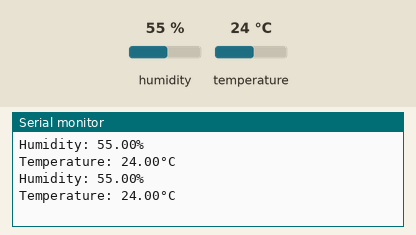
This sketch was run on a simulated Arduino Uno, built with avr-gcc and run on an emulated ATmega328P. On the bench: the last lines printed to the serial monitor. Inputs (shaded band) come from the test bench; at power-on: humidity 55 %, temperature 24 °C.

Above: at 4.8 s.
4.9 s: humidity set to 22 %
At 7.1 s:
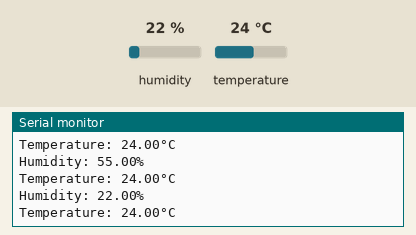
7.9 s: temperature set to 12 °C
At 9.5 s:
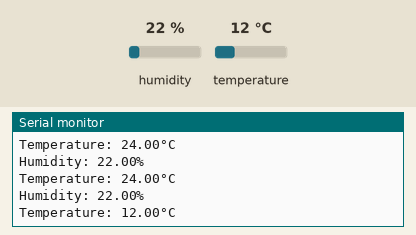
10.9 s: humidity set to 40 %
At 13.2 s:
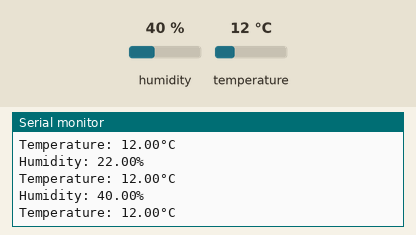
Timing chart, 0 to 14.7 s (numbered marks = the images above; inputs shaded):
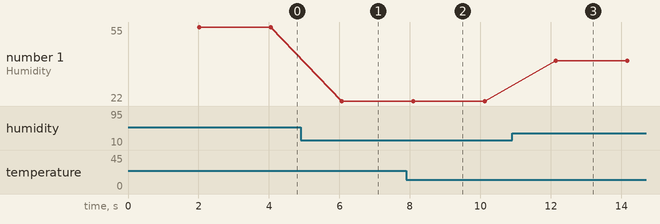

Measured:
- after the input at 4.9 s, the serial monitor: prints a new line after 1.2 s (image 1)
- after the input at 7.9 s, the serial monitor: prints a new line after 0.22 s (image 2)
- after the input at 10.9 s, the serial monitor: prints a new line after 1.2 s (image 3)
- plotted number 1: 55 → 22 after the input at 4.9 s, 22 → 40 after the input at 10.9 s

The sketch:

dht11.ino
```cpp
#include <DHT.h>
#include <DHT_U.h>

#define dhtpin 14
#define DHTTYPE DHT11


DHT dht(dhtpin, DHTTYPE);

void setup() {
  // put your setup code here, to run once:

  //pinMode(11, INPUT);
  Serial.begin(9600);
  dht.begin();
}

void loop() {
  // put your main code here, to run repeatedly:
  delay(2000);

  float h = dht.readHumidity();
  float t = dht.readTemperature();

  Serial.print(F("Humidity: "));
  Serial.print(h);
  Serial.println("%");
  Serial.print(F("Temperature: "));
  Serial.print(t);
  Serial.println(F("°C "));

}
```
